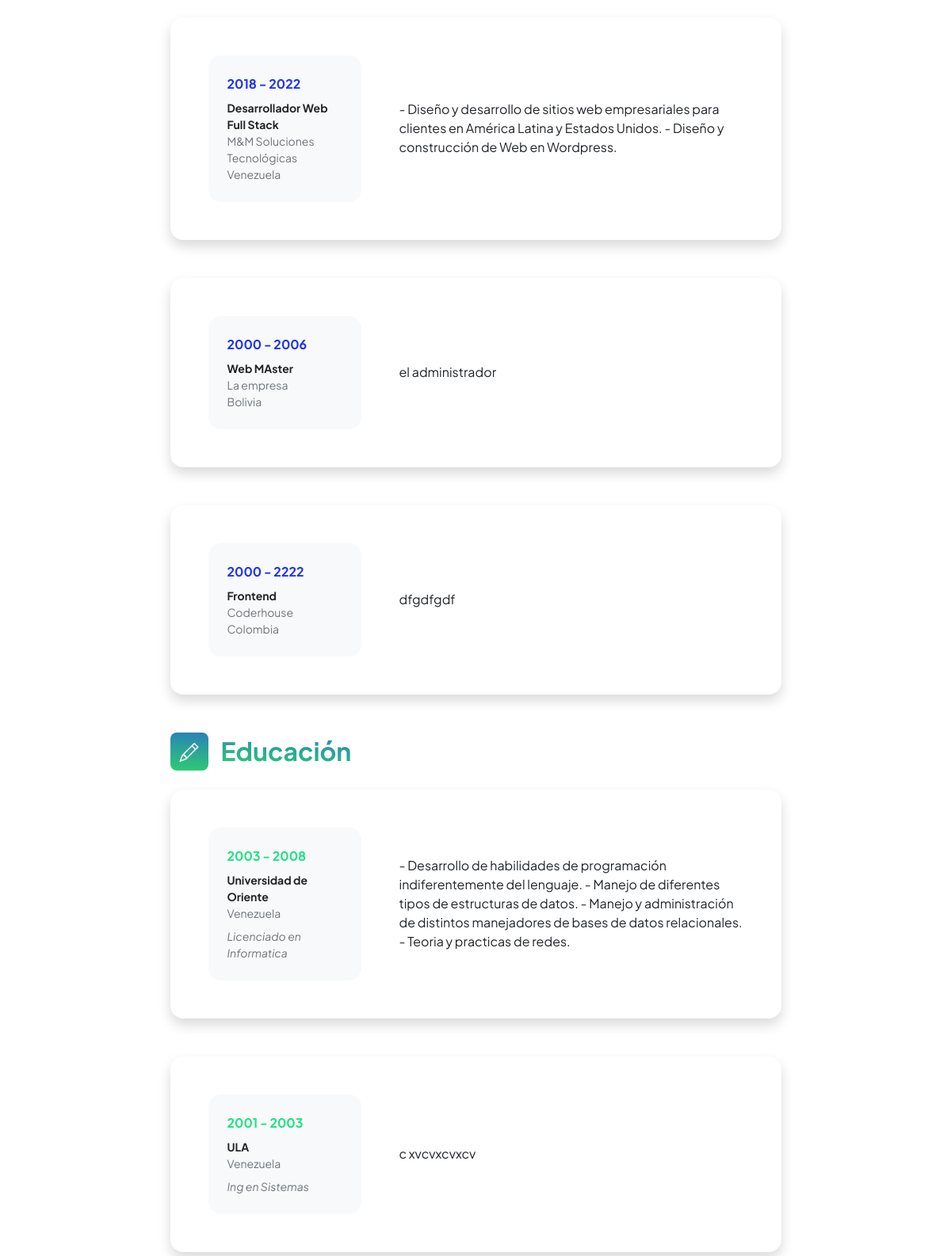
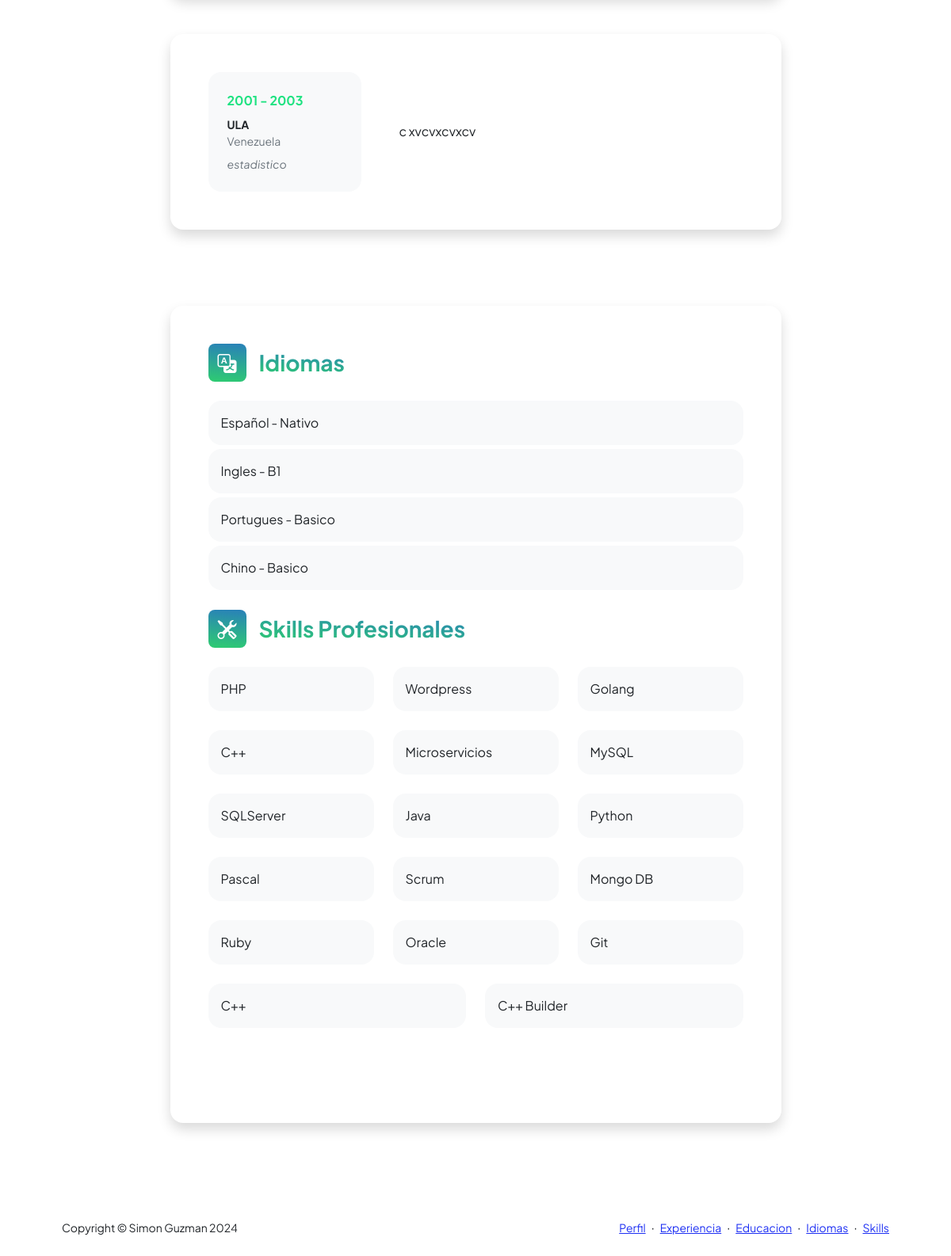
The app's page /AppCurriculum/ (lower part), older data (2 pictures, top to bottom).
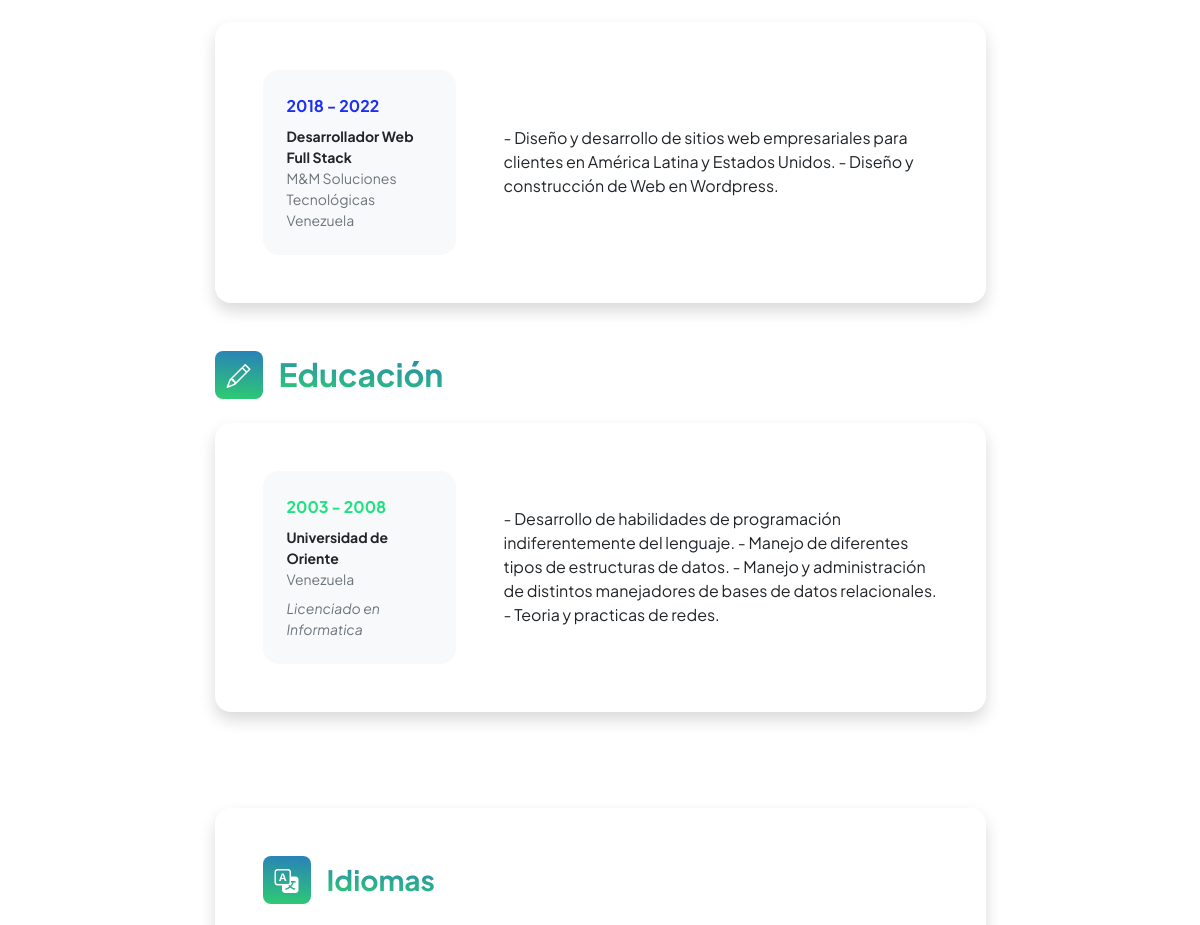
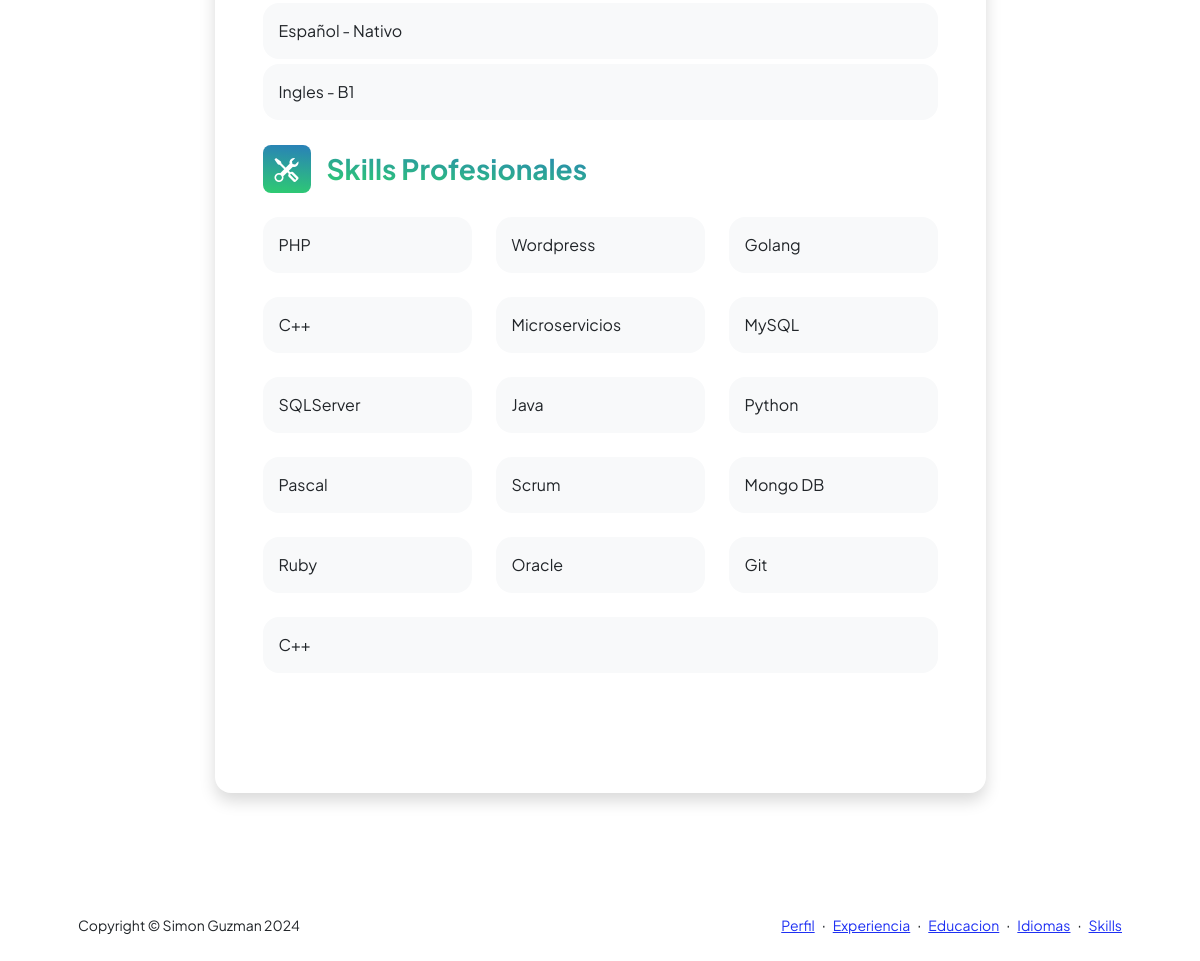
The same page, newer data (2 pictures, top to bottom).
### AppCurriculum/models.py (models this page shows, shortened)
class ExperienciaLaboral(models.Model):
    cargo = models.CharField(max_length=100)
    empresa = models.CharField(max_length=100)
    periodo_inicio = models.IntegerField()
    periodo_fin = models.IntegerField(null=True, blank=True)
    description = models.CharField(max_length=1000)
    pais = models.CharField(max_length=50)

class Educacion(models.Model):
    institucion = models.CharField(max_length=100)
    titulo = models.CharField(max_length=100)
    description = models.CharField(max_length=1000)
    pais = models.CharField(max_length=50)
    periodo_inicio = models.IntegerField()
    periodo_fin = models.IntegerField(null=True, blank=True)

class Idiomas(models.Model):
    idioma = models.CharField(max_length=50)
    nivel = models.CharField(max_length=20)

class Skills(models.Model):
    aptitud = models.CharField(max_length=50)

### AppCurriculum/views.py (the view)
# urls.py: path('',views.home,name="Home"),
def home(request):
    experiencias = ExperienciaLaboral.objects.all()
    estudios = Educacion.objects.all()
    idiomas = Idiomas.objects.all()
    perfil=DataUsuario.objects.latest('id')
    skills = Skills.objects.all()
    return render(request,"AppCurriculum/home.html",{"experiencias":experiencias,"estudios":estudios,"idiomas":idiomas,"perfil":perfil,"skills":skills})

### AppCurriculum/templates/AppCurriculum/home.html (shortened to what the changed rows need)
{% extends "AppCurriculum/template.html" %}
{% load static %}
{% block datosDinamicos %}
<div class="container px-5 my-5">
    <div class="row gx-5 justify-content-center">
        <div class="col-lg-11 col-xl-9 col-xxl-8">
            <section>
                {% for exp in experiencias %}
                <div class="card shadow border-0 rounded-4 mb-5">
                    <div class="card-body p-5">
                        <div class="row align-items-center gx-5">
                            <div class="col text-center text-lg-start mb-4 mb-lg-0">
                                <div class="bg-light p-4 rounded-4">
                                    <div class="text-primary fw-bolder mb-2">{{exp.periodo_inicio}} - {{exp.periodo_fin}}</div>
                                    <div class="small fw-bolder">{{exp.cargo}}</div>
                                    <div class="small text-muted">{{exp.empresa}}</div>
                                    <div class="small text-muted">{{exp.pais}}</div>
                                </div>
                            </div>
                            <div class="col-lg-8"><div>{{exp.description}}</div></div>
                        </div>
                    </div>
                </div>
                {% endfor%}
            </section>
            <section>
                <div class="d-flex align-items-center mb-4">
                    <h2 class="fw-bolder mb-0"><span class="text-gradient d-inline">Educación</span></h2>
                </div>
                {% for est in estudios %}
                <div class="card shadow border-0 rounded-4 mb-5">
                    <div class="card-body p-5">
                        <div class="row align-items-center gx-5">
                            <div class="col text-center text-lg-start mb-4 mb-lg-0">
                                <div class="bg-light p-4 rounded-4">
                                    <div class="text-secondary fw-bolder mb-2">{{est.periodo_inicio}} - {{est.periodo_fin}}</div>
                                    <div class="mb-2">
                                        <div class="small fw-bolder">{{est.institucion}}</div>
                                        <div class="small text-muted">{{est.pais}}</div>
                                    </div>
                                    <div class="fst-italic">
                                        <div class="small text-muted">{{est.titulo}}</div>
                                    </div>
                                </div>
                            </div>
                            <div class="col-lg-8"><div>{{est.description}}</div></div>
                        </div>
                    </div>
                </div>
                {% endfor%}
            </section>
            <section>
                <div class="card shadow border-0 rounded-4 mb-5">
                    <div class="card-body p-5">
                        <div class="mb-0">
                            <div class="row row-cols-1 row-cols-md-1">
                                {% for est in idiomas %}
                                <div class="col mb-4 mb-md-0" style="margin-bottom: 5px !important;">
                                    <div class="d-flex align-items-center bg-light rounded-4 p-3 h-100">{{est.idioma}} - {{est.nivel}}</div>
                                </div>
                                {% endfor%}
                            </div>
                        </div>
                        <div class="mb-5" style="margin-top: 20px;">
                            <div class="row">
                                {% for est in skills %}
                                    <div class="col mb-4">
                                        <div class="d-flex align-items-center bg-light rounded-4 p-3 h-100">{{ est.aptitud }}</div>
                                    </div>
                                    {% if forloop.counter|divisibleby:3 or forloop.last %}
                                        </div>{% if not forloop.last %}<div class="row">{% endif %}
                                    {% endif %}
                                {% endfor %}
                            </div>
                        </div>
                    </div>
                </div>
        </div>
    </div>
{% endblock %}

Row changes from the older to the newer data that the page shows:
removed ExperienciaLaboral: periodo_inicio "2000", periodo_fin "2006", cargo "Web MAster", empresa "La empresa", pais "Bolivia", description "el administrador"
removed ExperienciaLaboral: periodo_inicio "2000", periodo_fin "2222", cargo "Frontend", empresa "Coderhouse", pais "Colombia", description "dfgdfgdf"
removed Educacion: periodo_inicio "2001", periodo_fin "2003", institucion "ULA", pais "Venezuela", titulo "Ing en Sistemas", description "c xvcvxcvxcv"
removed Educacion: periodo_inicio "2001", periodo_fin "2003", institucion "ULA", pais "Venezuela", titulo "estadistico", description "c xvcvxcvxcv"
removed Idiomas: idioma "Portugues", nivel "Basico"
removed Idiomas: idioma "Chino", nivel "Basico"
removed Skills: aptitud "C++ Builder"
